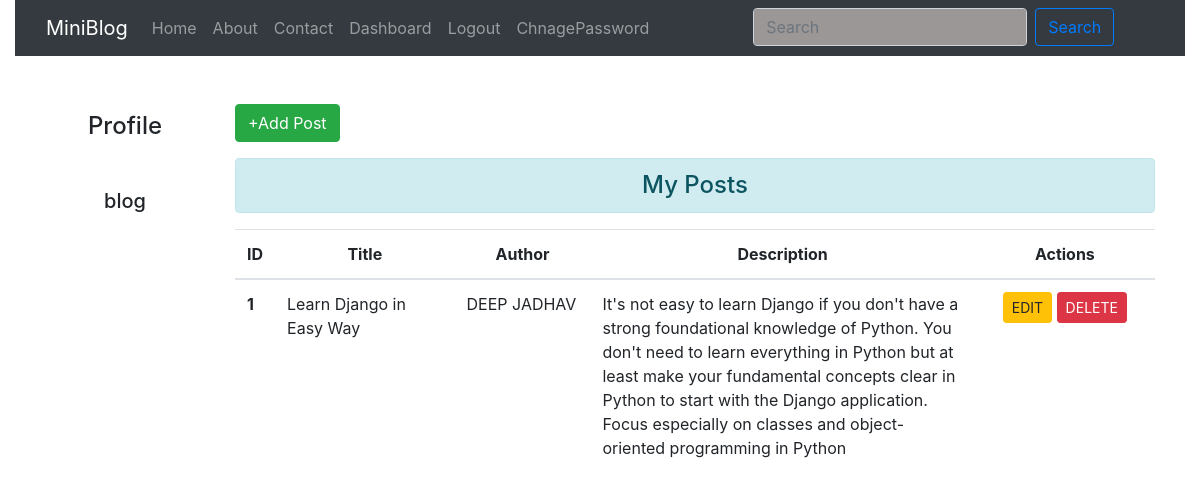
The page /dashboard/ (signed in) on the database its author committed.
### blog/models.py (models this page shows)
class Post(models.Model):
    title = models.CharField(max_length=150)
    desc = models.TextField()
    author = models.CharField(max_length=50)
    views = models.IntegerField(default=0)
    date_added=models.DateTimeField(auto_now_add=True)
    date_updated=models.DateTimeField(auto_now=True)

### blog/views.py (the view)
# urls.py: path('dashboard/',dashboard),
def dashboard(request):
    if request.user.is_authenticated:
        posts = Post.objects.all()
        user = request.user
        username = user.get_username()
        fullname = user.get_full_name()
        fullname = fullname.capitalize()  # it will combine both firstname and last name
        allgroups = user.groups.all()    # to get the data which group he belongs to
        return render(request,'dashboard.html',{'posts':posts,'fullname':fullname,'allgroups':allgroups,'username':username})
    else:
        return HttpResponseRedirect('/login/')

### blog/templates/dashboard.html (shortened to what this page needs)
{% extends 'base.html' %}
{% load static %}
{% block side %}
<div class="col-sm-2 text-center mt-2">
    <h4 class="my-5">Profile</h4>
    <h5>{{username}}</h5>
</div>
            {% endblock side %}
{% block content %}
<div class="col-sm-10 my-5">
    <a href="/addpost/" class="btn btn-success">+Add Post</a>
    <h4 class="text-center alert alert-info mt-3">My Posts</h4>
    {% if posts %}
    <table class="table table-hover bg-white">
        <thead>
            <tr class="text-center">
                <th scope="col" style="width: 2%;">ID</th>
                <th scope="col" style="width: 20%;">Title</th>
                <th scope="col" style="width: 15%;">Author</th>
                <th scope="col" style="width: 43%;">Description</th>
                <th scope="col" style="width: 20%;">Actions</th>
            </tr>
        </thead>
        <tbody>
            {% for post in posts %}
            <tr>
                <th scope="row">{{post.id}}</th>
                <td>{{post.title}}</td>
                <td>{{post.author}}</td>
                <td>{{post.desc}}</td>
                <td class="text-center">
                    <a href="{% url 'editpost' post.id %}" class="btn btn-warning btn-sm">EDIT</a>
                    {% if perms.blog.delete_post %}
                    <form action="{% url 'deletepost' post.id %}" method="POST" class="d-inline">
                        <input type="submit" class="btn btn-danger btn-sm" value="DELETE" name="" id="">
                    </form>
                    {% endif %}
                </td>
            </tr>
            {% endfor %}
        </tbody>
    </table>
    {% else %}
    <h4 class="text-center alert alert-warning mt-3">No Data</h4>
    {% endif %}
</div>
{% endblock content %}

### rows shown on the page
Post: id "1", title "Learn Django in Easy Way", author "DEEP JADHAV", desc "It's not easy to learn Django if you don't have a strong foundational knowledge of Python. You don't need to learn everything in Python but at least make your fundamental concepts clear in Python to start with the Django application. Focus especially on classes and object-oriented programming in Python"

### other values the page prints
{{ username }} "blog"
